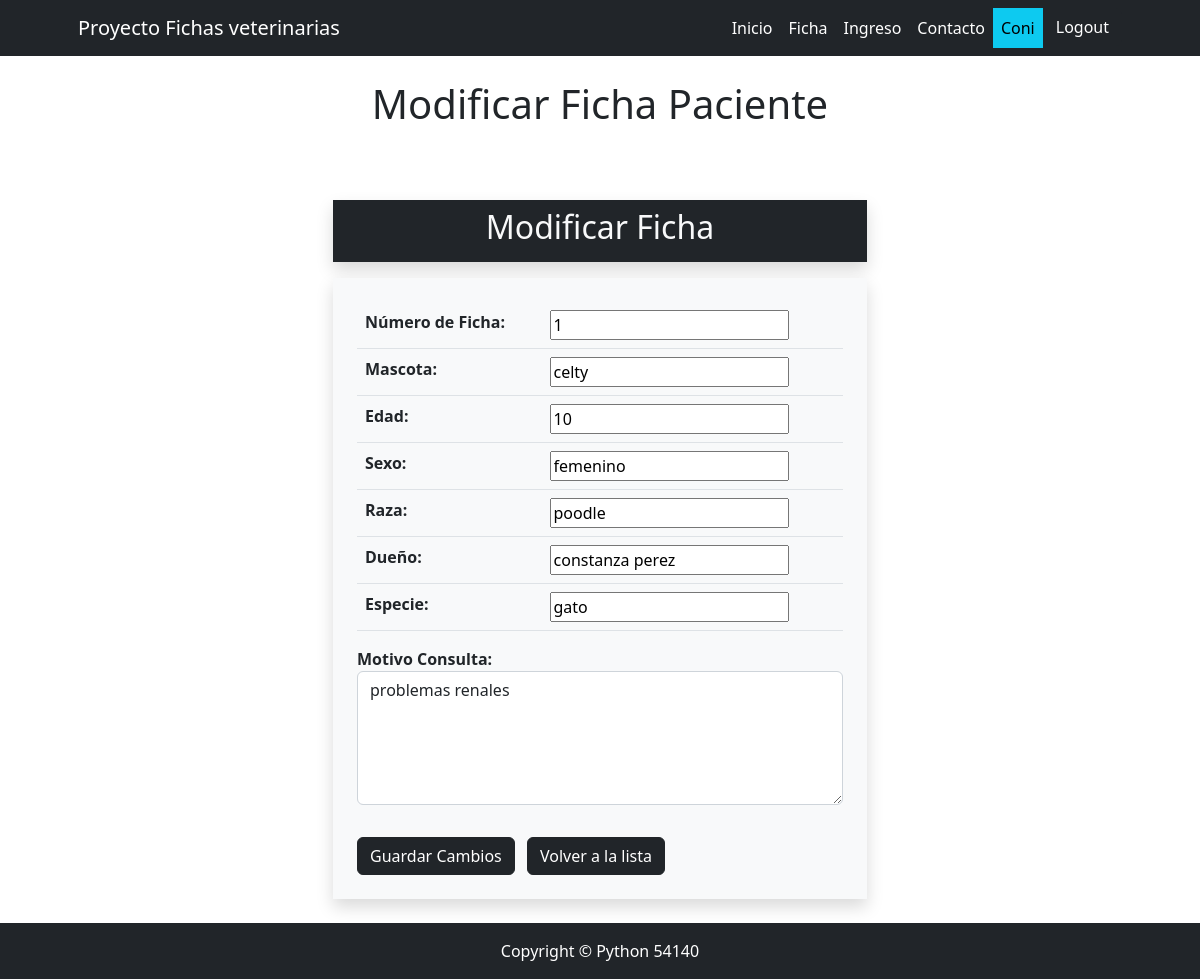
Page /tienda/modificacion/update/16/ (signed in) on the earlier database version.
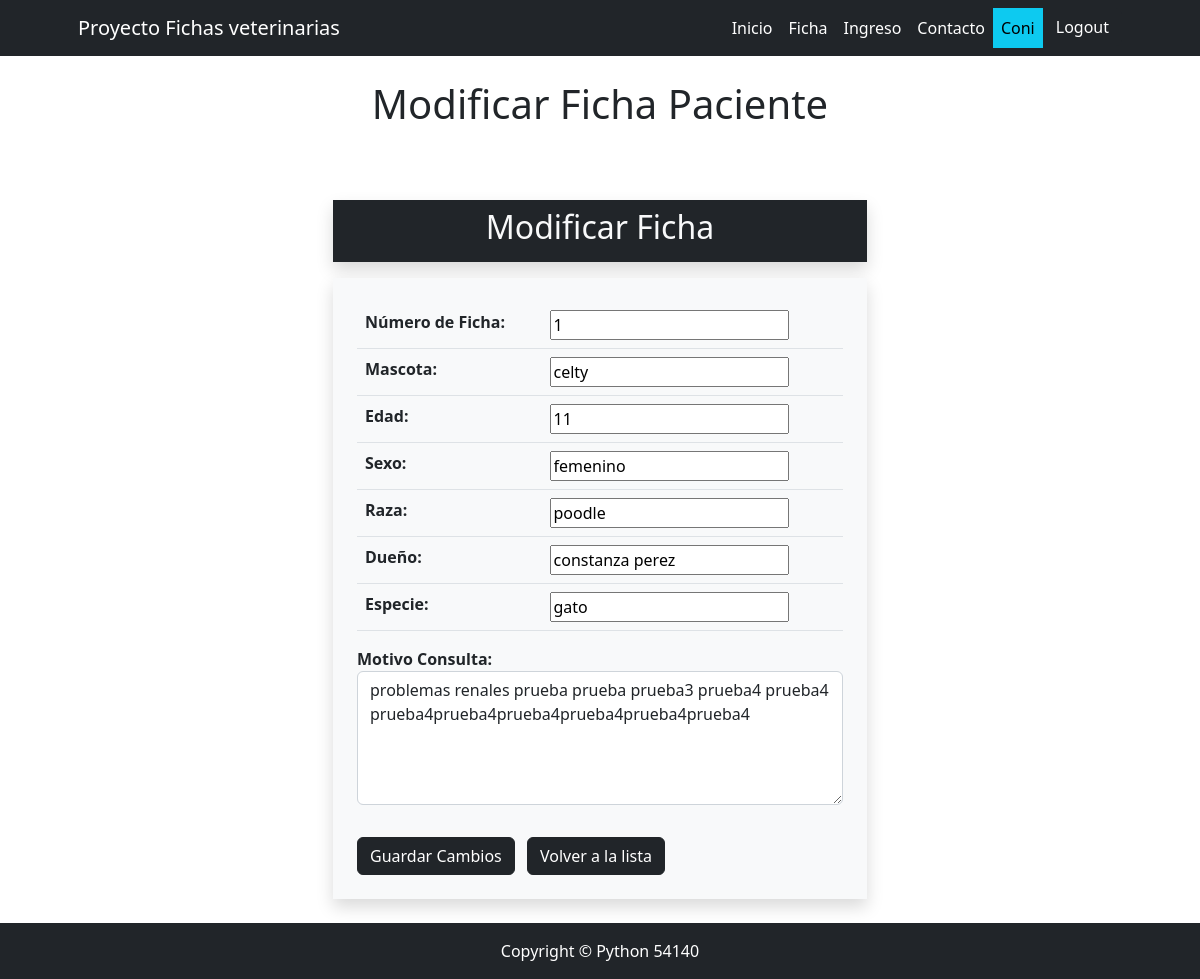
Same page on the later database version.
### tienda/models.py (models this page shows, shortened)
class Ficha(models.Model):
    numero_ficha = models.PositiveIntegerField(unique=True)
    mascota = models.ForeignKey(Mascota, on_delete=models.SET_NULL, null=True, blank=True)
    dueño = models.ForeignKey(Dueño, on_delete=models.SET_NULL, null=True, blank=True)
    especie = models.ForeignKey(Especie, on_delete=models.SET_NULL, null=True, blank=True)
    consulta = models.ForeignKey(Consulta, on_delete=models.SET_NULL, null=True, blank=True)
    fecha = models.DateTimeField(null=True, blank=True, editable=False, default=timezone.now)
    @property
    def nombre_mascota(self):
        return self.mascota.nombre if self.mascota else None
    @property
    def edad_mascota(self):
        return self.mascota.edad if self.mascota else None
    @property
    def sexo_mascota(self):
        return self.mascota.sexo if self.mascota else None
    @property
    def raza_mascota(self):
        return self.mascota.raza if self.mascota else None

class Consulta(models.Model):
    nombre = models.CharField(max_length=255)

### tienda/views.py (the view, shortened to what this page needs)
# urls.py: path('modificacion/update/<int:pk>/', FichaUpdateView.as_view(), name='modificacion'),
class FichaUpdateView(LoginRequiredMixin,UpdateView):
    model = Ficha
    form_class = MascotaForm
    template_name = 'tienda/modificacion.html'

### tienda/templates/tienda/modificacion.html (shortened to what this page needs)
{% extends 'core/base.html' %}
{% block bode_title %}
Modificar Ficha Paciente
{% endblock bode_title %}
{% block content %}
<div class="container mt-3">
    <div class="row justify-content-center">
        <div class="col-lg-6">
            <div class="bg-dark p-2 shadow text-light">
                <h2 class="text-center">Modificar Ficha</h2>
            </div>
        </div>
    </div>
    <div class="row justify-content-center mt-3">
        <div class="col-lg-6">
            <div class="bg-light p-4 shadow">
                <form method="post">
                    <table class="table">
                        {% for field in form %}
                            {% if field.name != 'motivo_consulta' %}
                                <tr>
                                    <th>{{ field.label_tag }}</th>
                                    <td>{{ field }}</td>
                                </tr>
                            {% endif %}
                        {% endfor %}
                    </table>
                        <tr>
                            <td>
                                <div class="form-group">
                                    <label class="fw-bold" for="id_motivo_consulta">Motivo Consulta:</label>
                                    <textarea class="form-control" rows="5" id="id_motivo_consulta" name="motivo_consulta">{{ form.motivo_consulta.value }}</textarea>
                                </div>
                            </td>
                        </tr>
                    <button type="submit" class="btn btn-dark mt-3 text-white me-2">Guardar Cambios</button>
                    <a href="{% url 'tienda:lista' %}" class="btn btn-dark mt-3 text-white me-2">Volver a la lista</a>
                </form>
            </div>
        </div>
    </div>
</div>
{% endblock content %}

### core/templates/core/base.html (shortened to what this page needs)
{% load static %}
<!DOCTYPE html>
<html lang="es">
<head>
    <link href="{% static 'core/css/main.css' %}" rel="stylesheet" />
    <link href="{% static 'core/css/styles.css' %}" rel="stylesheet" />
</head>
<body class="d-flex flex-column min-vh-100">
    <nav class="navbar navbar-expand-lg navbar-dark bg-dark">
        <div class="container px-5">
            <a class="navbar-brand" href="{% url 'core:index' %}">Proyecto Fichas veterinarias</a>
            <div class="collapse navbar-collapse" id="navbarSupportedContent">
                <ul class="navbar-nav ms-auto mb-2 mb-lg-0">
                    <li class="nav-item"><a class="nav-link active" aria-current="page" href="{% url 'core:index' %}">Inicio</a></li>
                {% if user.is_authenticated %}
                        <li class="nav-item"><a class="nav-link active" href="{% url 'tienda:lista' %}">Ficha</a></li>
                        <li class="nav-item"><a class="nav-link active" href="{% url 'tienda:ingreso' %}">Ingreso</a></li>
                        <li class="nav-item"><a class="nav-link active" href="{% url 'core:contacto' %}">Contacto</a></li>
                        <li class="nav-item">
                            <a class="nav-link text-bg-info">{{ user.username }}</a>
                        </li>
                        <li class="nav-item">
                            <form action="{% url 'veterinario:logout' %}" method="post">
                                <button type="submit" class="btn btn-dark">Logout</button>
                            </form>
                        </li>
                {% endif %}
                </ul>
            </div>
        </div>
    </nav>
    <div class="container my-4 text-center">
        <h1>
            {% block bode_title %}
            {% endblock bode_title %}
        </h1>
    </div>
    <div class="container my-4">
        {% block content %}
        {% endblock content %}
    </div>
    <footer class="footer mt-auto py-3 bg-dark">
        <div class="container px-4 px-lg-5">
            <p class="m-0 text-center text-white">Copyright © Python 54140</p>
        </div>
    </footer>
</body>
</html>

### core/static/core/css/main.css (style rules this page uses)
form .form-group { margin-bottom: 1rem; }

Differences in the rows shown:
changed Consulta: motivo_consulta "problemas renales" → "problemas renales prueba prueba prueba3 prueba4 prueba4 prueba4prueba4prueba4prueba4prueba4prueba4"
Other differences:
form field edad_mascota: "10" → "11"
